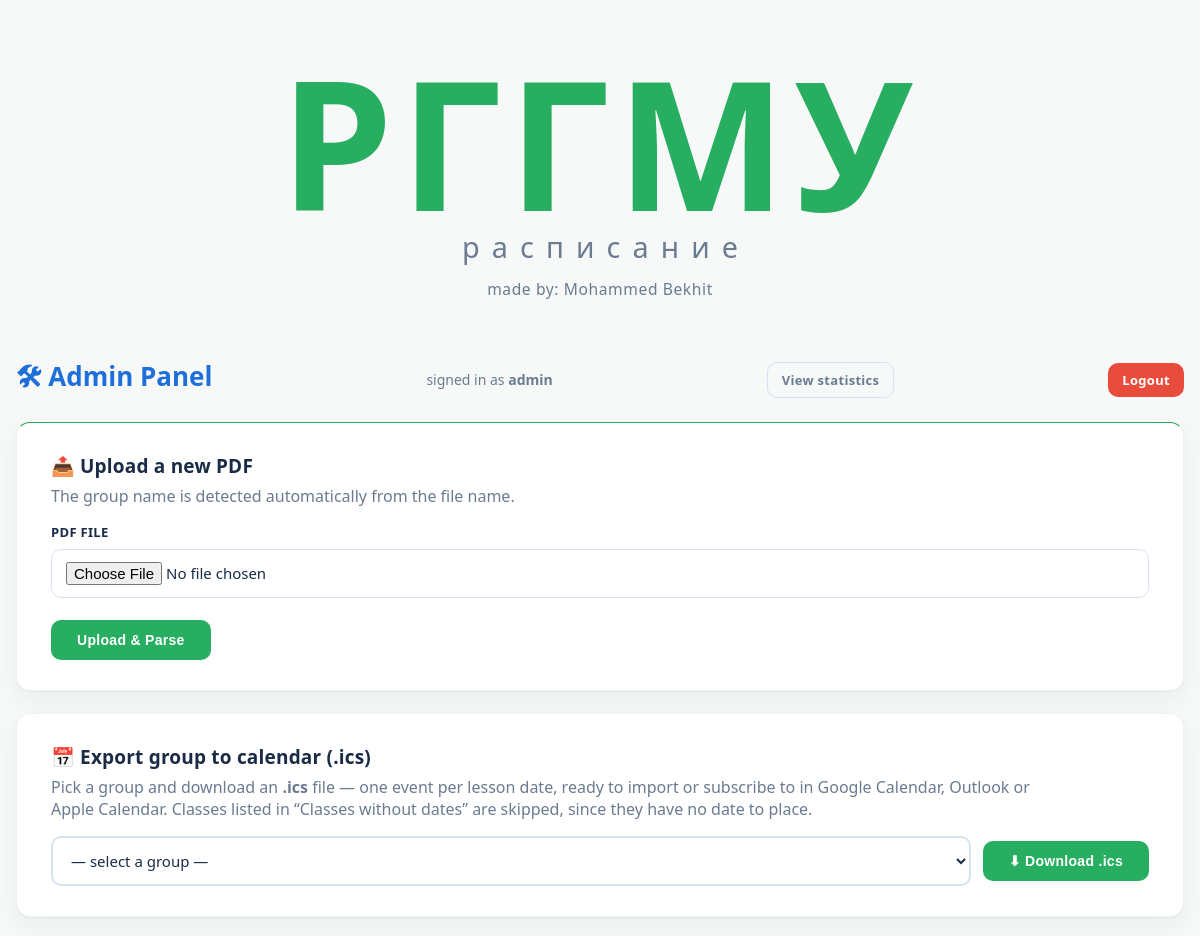
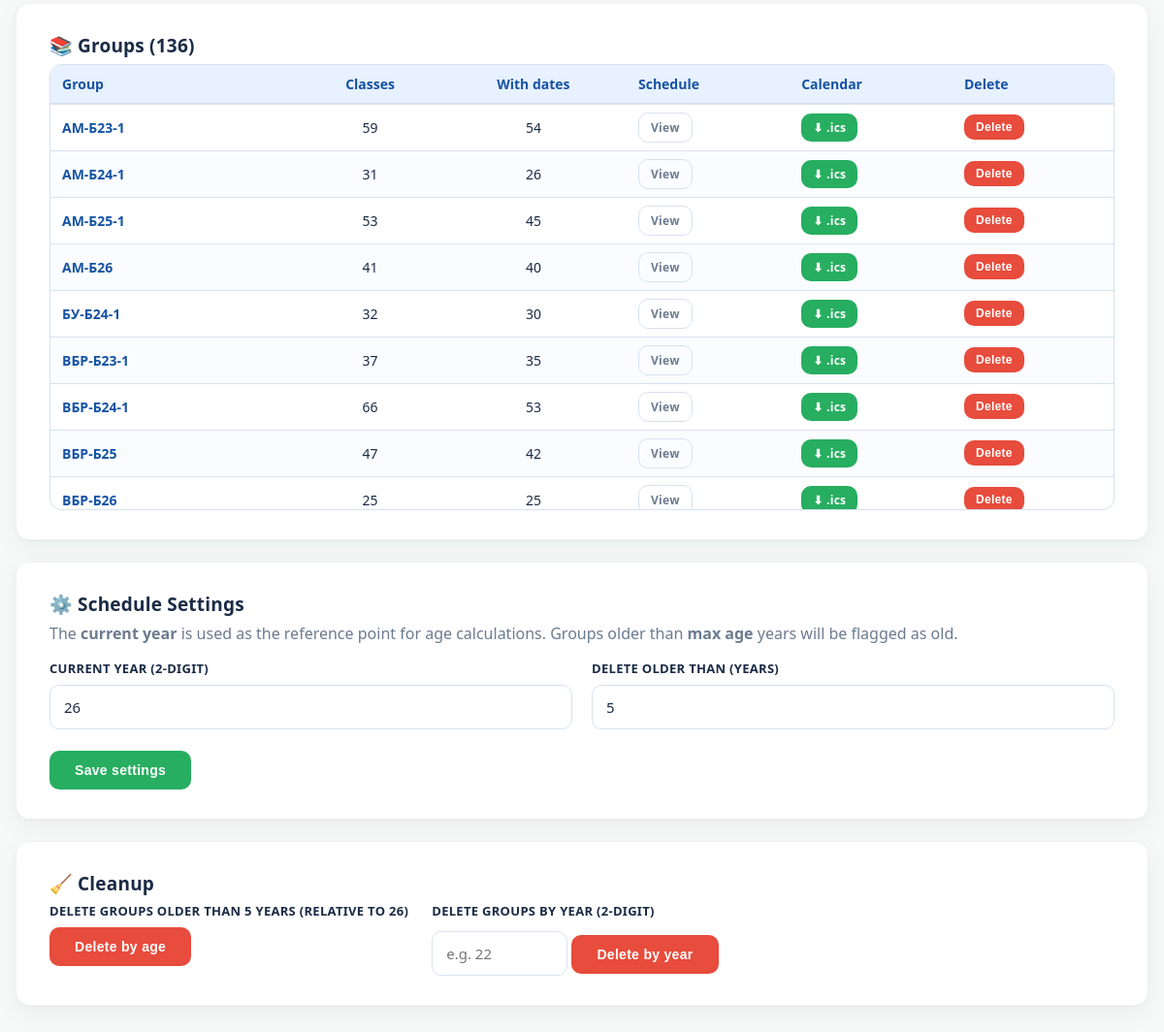
Screenshot of /admin/panel (signed in) with the database file from the repository (2 pictures, top to bottom).
### tables this page shows
CREATE TABLE schedules (
                group_name  TEXT PRIMARY KEY,
                schedule    TEXT NOT NULL,
                pdf_name    TEXT,
                uploaded_at TEXT DEFAULT CURRENT_TIMESTAMP
            );

CREATE TABLE settings (
                key   TEXT PRIMARY KEY,
                value TEXT NOT NULL
            );

### app.py (the view, shortened to what this page needs)
@app.route("/admin/panel", methods=["GET", "POST"])
@admin_required
def admin_panel():
    settings = get_all_settings()
    groups = list_groups()
    return render_template(
        "admin.html",
        groups=groups,
        group_rows=list_groups_with_counts(),
        settings=settings,
        admin_user=ADMIN_USER,
    )

### app.py (called while the page is built)
@app.after_request
def set_security_headers(resp):
    resp.headers["X-Content-Type-Options"] = "nosniff"
    resp.headers["X-Frame-Options"] = "DENY"
    resp.headers["Referrer-Policy"] = "strict-origin-when-cross-origin"
    resp.headers["Permissions-Policy"] = "geolocation=(), microphone=(), camera=()"
    if request.is_secure:
        resp.headers["Strict-Transport-Security"] = (
            "max-age=31536000; includeSubDomains"
        )
    resp.headers["Content-Security-Policy"] = (
        "default-src 'self'; "
        "style-src 'self' 'unsafe-inline'; "
        "script-src 'self' 'unsafe-inline'; "
        "img-src 'self' data:; "
        "font-src 'self' data:; "
        "frame-ancestors 'none'; "
        "base-uri 'self'; "
        "form-action 'self'"
    )
    return resp

def list_groups():
    with sqlite3.connect(DB_PATH) as conn:
        rows = conn.execute(
            "SELECT group_name FROM schedules ORDER BY group_name"
        ).fetchall()
    return [r[0] for r in rows]

def list_groups_with_counts() -> list:
    with sqlite3.connect(DB_PATH) as conn:
        rows = conn.execute(
            "SELECT s.group_name, COUNT(c.id), "
            "SUM(CASE WHEN c.dates IS NULL OR c.dates = '[]' THEN 0 ELSE 1 END) "
            "FROM schedules s LEFT JOIN classes c ON c.group_name = s.group_name "
            "GROUP BY s.group_name ORDER BY s.group_name"
        ).fetchall()
    return [{"name": r[0], "classes": r[1] or 0, "dated": r[2] or 0} for r in rows]

def get_all_settings() -> dict:
    with sqlite3.connect(DB_PATH) as conn:
        rows = conn.execute("SELECT key, value FROM settings").fetchall()
    return {k: v for k, v in rows}

def client_ip() -> str:
    fwd = request.headers.get("X-Forwarded-For", "")
    if fwd:
        return fwd.split(",")[0].strip()
    return request.remote_addr or ""

def admin_required(f):
    @wraps(f)
    def wrapper(*args, **kwargs):
        if not session.get("is_admin"):
            return redirect(url_for("admin_login"))
        return f(*args, **kwargs)
    return wrapper

### templates/admin.html (shortened to what this page needs)
{% extends "base.html" %}
{% block content %}
<div class="schedule-header">
    <h2>🛠 Admin Panel</h2>
    <span class="badge-text">signed in as <b>{{ admin_user }}</b></span>
    <a href="{{ url_for('admin_stats') }}" class="btn ghost small">View statistics</a>
    <a href="{{ url_for('admin_logout') }}" class="btn danger small">Logout</a>
</div>
<div class="card green">
    <h2>📤 Upload a new PDF</h2>
    <p style="color: var(--muted); margin-top: 0;">
        The group name is detected automatically from the file name.
    </p>
    <form method="post" enctype="multipart/form-data">
        <label for="pdf">PDF file</label>
        <input type="file" name="pdf" id="pdf" accept=".pdf" required>
        <br><br>
        <button type="submit" class="btn green">Upload &amp; Parse</button>
    </form>
</div>
<div class="card">
    <h2>📅 Export group to calendar (.ics)</h2>
    <p style="color: var(--muted); margin-top: 0;">
        Pick a group and download an <b>.ics</b> file — one event per lesson date,
        ready to import or subscribe to in Google&nbsp;Calendar, Outlook or Apple&nbsp;Calendar.
        Classes listed in “Classes without dates” are skipped, since they have no date to place.
    </p>
    {% if groups %}
    <form method="get" action="{{ url_for('admin_export_ics') }}" class="ics-export-form">
        <div class="ics-export-row">
            <select name="group" id="ics-group" required>
                <option value="">— select a group —</option>
            </select>
            <button type="submit" class="btn">⬇ Download .ics</button>
        </div>
    </form>
    {% else %}
    <p style="color: var(--muted); font-style: italic;">No groups uploaded yet.</p>
    {% endif %}
</div>
<div class="card">
    <h2>📚 Groups ({{ group_rows|length }})</h2>
    <div class="groups-table-wrap">
        <table class="groups-table">
            <thead>
                <tr>
                    <th>Group</th>
                    <th class="num">Classes</th>
                    <th class="num">With dates</th>
                    <th>Schedule</th>
                    <th>Calendar</th>
                    <th>Delete</th>
                </tr>
            </thead>
            <tbody>
                {% for row in group_rows %}
                <tr>
                    <td class="g-name">{{ row.name }}</td>
                    <td class="num">{{ row.classes }}</td>
                    <td class="num">{{ row.dated }}</td>
                    <td>
                        <a href="{{ url_for('schedule', group=row.name) }}" class="btn ghost small">View</a>
                    </td>
                    <td>
                        <a href="{{ url_for('ics_export', group=row.name) }}" class="btn small">⬇ .ics</a>
                    </td>
                    <td>
                        <form method="post" action="{{ url_for('admin_delete', group=row.name) }}"
                              onsubmit="return confirm('Delete {{ row.name }} and all its classes?');">
                            <button type="submit" class="btn danger small">Delete</button>
                        </form>
                    </td>
                </tr>
                {% endfor %}
            </tbody>
        </table>
    </div>
</div>
<div class="card">
    <h2>⚙️ Schedule Settings</h2>
    <p style="color: var(--muted); margin-top: 0;">
        The <b>current year</b> is used as the reference point for age calculations.
        Groups older than <b>max age</b> years will be flagged as old.
    </p>
    <form method="post" action="{{ url_for('admin_save_settings') }}">
        <div style="display:flex; gap: 20px; flex-wrap: wrap;">
            <div style="flex:1; min-width: 220px;">
                <label for="current_year">Current year (2-digit)</label>
                <input type="text" id="current_year" name="current_year" value="{{ settings.current_year }}"
                    maxlength="2" pattern="\d{2}" required>
            </div>
            <div style="flex:1; min-width: 220px;">
                <label for="max_age_years">Delete older than (years)</label>
                <input type="text" id="max_age_years" name="max_age_years" value="{{ settings.max_age_years }}"
                    maxlength="2" pattern="\d{2}" required>
            </div>
        </div>
        <br>
        <button type="submit" class="btn">Save settings</button>
    </form>
</div>
<div class="card">
    <h2>🧹 Cleanup</h2>
    <div style="display:flex; gap: 24px; flex-wrap: wrap;">
        <form method="post" action="{{ url_for('admin_cleanup_by_age') }}"
              onsubmit="return confirm('Delete every group older than max_age_years?');">
            <label>Delete groups older than <b>{{ settings.max_age_years }}</b> years
                (relative to {{ settings.current_year }})</label>
            <button type="submit" class="btn danger">Delete by age</button>
        </form>
        <form method="post" action="{{ url_for('admin_cleanup_by_year') }}"
              onsubmit="return confirm('Delete every group of the given year?');">
            <label for="target_year">Delete groups by year (2-digit)</label>
            <input type="text" id="target_year" name="target_year" maxlength="2" pattern="\d{2}"
                   placeholder="e.g. 22" style="max-width:140px;">
            <button type="submit" class="btn danger" style="margin-top:8px;">Delete by year</button>
        </form>
    </div>
</div>
{% endblock %}

### templates/base.html (shortened to what this page needs)
<!DOCTYPE html>
<html lang="en">
<head>
    <link rel="stylesheet" href="{{ url_for('static', filename='style.css') }}">
</head>
<body>
    <header class="site-header">
        <h1 class="site-title">
            <span class="site-brand">РГГМУ</span>
            <span class="site-sub">расписание</span>
        </h1>
        <p class="site-credit">made by: Mohammed Bekhit</p>
    </header>
    <div class="container">
        {% block content %}{% endblock %}
    </div>
</body>
</html>

### static/style.css (style rules this page uses)
* { box-sizing: border-box; }
body { margin: 0; font-family: "Segoe UI", "Helvetica Neue", Tahoma, Verdana, sans-serif; background: #f6f9f7; min-height: 100vh; color: var(--text); -webkit-font-smoothing: antialiased; }
.site-header { text-align: center; padding: 56px 16px 34px; }
.site-title { margin: 0; line-height: 1; }
.site-brand { display: block; color: var(--green); font-size: clamp(56px, 15vw, 190px); font-weight: 800; letter-spacing: 0.04em; line-height: 0.95; }
.site-sub { display: block; margin-top: 6px; color: var(--muted); font-size: clamp(14px, 2.4vw, 34px); font-weight: 500; letter-spacing: 0.42em; text-transform: lowercase; padding-left: 0.42em; }
.site-credit { margin: 16px 0 0; font-size: clamp(12px, 1.3vw, 16px); font-weight: 500; color: var(--muted); letter-spacing: 0.6px; }
.container { width: 100%; max-width: 2400px; margin: 0 auto; padding: 24px 16px 56px; }
.card { background: var(--white); border-radius: 14px; padding: 30px 34px; box-shadow: 0 1px 2px rgba(16, 40, 60, 0.04), 0 8px 24px rgba(16, 40, 60, 0.05); border: 1px solid #eef2f0; margin-bottom: 22px; }
.card h2 { margin: 0 0 6px; color: var(--text); font-size: 19px; font-weight: 600; letter-spacing: 0.2px; }
.card.green { border-top-color: var(--green); }
label { display: block; font-weight: 600; color: var(--text); margin-bottom: 8px; font-size: 13px; letter-spacing: 0.3px; text-transform: uppercase; }
input[type="text"], input[type="password"], input[type="file"], select { width: 100%; padding: 12px 14px; border: 1px solid var(--border); border-radius: 10px; font-size: 15px; font-family: inherit; color: var(--text); outline: none; transition: border-color 0.18s ease, box-shadow 0.18s ease; background: var(--white); }
select { cursor: pointer; }
.btn { display: inline-block; padding: 12px 26px; border: none; border-radius: 10px; background: var(--green); color: var(--white); font-size: 14px; font-weight: 600; letter-spacing: 0.3px; cursor: pointer; text-decoration: none; transition: background 0.18s ease; }
.btn.green { background: var(--green); }
.btn.ghost { background: transparent; color: var(--muted); border: 1px solid var(--border); }
.btn.danger { background: #e74c3c; }
.btn.small { padding: 8px 14px; font-size: 13px; }
.schedule-header { display: flex; justify-content: space-between; align-items: center; flex-wrap: wrap; gap: 16px; margin-bottom: 20px; }
.schedule-header h2 { margin: 0; color: var(--blue); font-size: 26px; }
.badge-text { color: var(--muted); font-size: 14px; }
.ics-export-row { display: flex; gap: 12px; flex-wrap: wrap; align-items: center; }
.ics-export-row select { flex: 1 1 280px; min-width: 220px; padding: 12px 14px; border: 2px solid var(--border); border-radius: 10px; font-size: 15px; background: var(--white); color: var(--text); }
.groups-table-wrap { max-height: 460px; overflow-y: auto; border: 1px solid var(--border); border-radius: 12px; }
table.groups-table { width: 100%; border-collapse: collapse; font-size: 14px; }
table.groups-table th { position: sticky; top: 0; background: var(--blue-soft); color: var(--blue-dark); text-align: left; padding: 10px 12px; font-weight: 700; border-bottom: 2px solid var(--border); z-index: 1; }
table.groups-table th.num, table.groups-table td.num { text-align: center; }
table.groups-table td { padding: 8px 12px; border-bottom: 1px solid var(--border); vertical-align: middle; }
table.groups-table tr:nth-child(even) td { background: #fafcff; }
table.groups-table td.g-name { font-weight: 700; color: var(--blue-dark); white-space: nowrap; }
table.groups-table td form { margin: 0; }
table.groups-table .btn.small { padding: 6px 12px; font-size: 12px; }

### rows the page displays
schedules: name "АМ-Б23-1", classes "59", dated "54"
schedules: name "АМ-Б24-1", classes "31", dated "26"
schedules: name "АМ-Б25-1", classes "53", dated "45"
schedules: name "АМ-Б26", classes "41", dated "40"
schedules: name "БУ-Б24-1", classes "32", dated "30"
schedules: name "ВБР-Б23-1", classes "37", dated "35"
schedules: name "ВБР-Б24-1", classes "66", dated "53"
schedules: name "ВБР-Б25", classes "47", dated "42"
schedules: name "ВБР-Б26", classes "25", dated "25"
settings: current_year "26"

### other values shown
{{ admin_user }} "admin"
{{ group_rows|length }} "136"
{{ settings.max_age_years }} "5"
